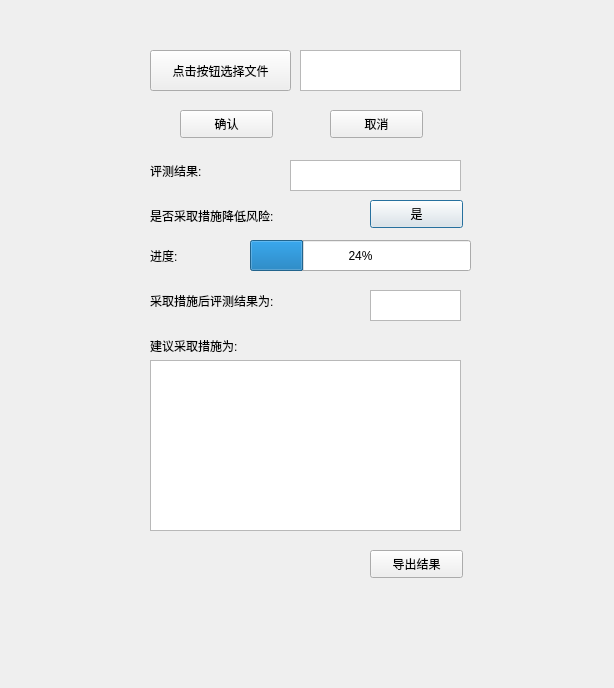
<?xml version="1.0" encoding="UTF-8"?>
<ui version="4.0">
 <class>Dialog</class>
 <widget class="QDialog" name="Dialog">
  <property name="geometry">
   <rect>
    <x>0</x>
    <y>0</y>
    <width>614</width>
    <height>688</height>
   </rect>
  </property>
  <property name="minimumSize">
   <size>
    <width>614</width>
    <height>688</height>
   </size>
  </property>
  <property name="windowTitle">
   <string>Dialog</string>
  </property>
  <widget class="QLabel" name="label_9">
   <property name="geometry">
    <rect>
     <x>150</x>
     <y>150</y>
     <width>72</width>
     <height>41</height>
    </rect>
   </property>
   <property name="text">
    <string>评测结果:</string>
   </property>
  </widget>
  <widget class="QLabel" name="label_11">
   <property name="geometry">
    <rect>
     <x>150</x>
     <y>280</y>
     <width>171</width>
     <height>41</height>
    </rect>
   </property>
   <property name="text">
    <string>采取措施后评测结果为:</string>
   </property>
  </widget>
  <widget class="QTextBrowser" name="cuoshi">
   <property name="geometry">
    <rect>
     <x>150</x>
     <y>360</y>
     <width>311</width>
     <height>171</height>
    </rect>
   </property>
  </widget>
  <widget class="QPushButton" name="ensure_button_3">
   <property name="geometry">
    <rect>
     <x>370</x>
     <y>200</y>
     <width>93</width>
     <height>28</height>
    </rect>
   </property>
   <property name="text">
    <string>是</string>
   </property>
  </widget>
  <widget class="QProgressBar" name="progressBar">
   <property name="geometry">
    <rect>
     <x>250</x>
     <y>240</y>
     <width>221</width>
     <height>31</height>
    </rect>
   </property>
   <property name="value">
    <number>24</number>
   </property>
  </widget>
  <widget class="QLabel" name="label_13">
   <property name="geometry">
    <rect>
     <x>150</x>
     <y>330</y>
     <width>131</width>
     <height>31</height>
    </rect>
   </property>
   <property name="text">
    <string>建议采取措施为:</string>
   </property>
  </widget>
  <widget class="QLabel" name="label_12">
   <property name="geometry">
    <rect>
     <x>150</x>
     <y>240</y>
     <width>72</width>
     <height>31</height>
    </rect>
   </property>
   <property name="text">
    <string>进度:</string>
   </property>
  </widget>
  <widget class="QLabel" name="label_10">
   <property name="geometry">
    <rect>
     <x>150</x>
     <y>200</y>
     <width>161</width>
     <height>31</height>
    </rect>
   </property>
   <property name="text">
    <string>是否采取措施降低风险:</string>
   </property>
  </widget>
  <widget class="QTextBrowser" name="result">
   <property name="geometry">
    <rect>
     <x>290</x>
     <y>160</y>
     <width>171</width>
     <height>31</height>
    </rect>
   </property>
  </widget>
  <widget class="QTextBrowser" name="result_2">
   <property name="geometry">
    <rect>
     <x>370</x>
     <y>290</y>
     <width>91</width>
     <height>31</height>
    </rect>
   </property>
  </widget>
  <widget class="QTextBrowser" name="filename">
   <property name="geometry">
    <rect>
     <x>300</x>
     <y>50</y>
     <width>161</width>
     <height>41</height>
    </rect>
   </property>
  </widget>
  <widget class="QPushButton" name="file_button">
   <property name="geometry">
    <rect>
     <x>150</x>
     <y>50</y>
     <width>141</width>
     <height>41</height>
    </rect>
   </property>
   <property name="text">
    <string>点击按钮选择文件</string>
   </property>
  </widget>
  <widget class="QPushButton" name="file_cancel_buttom">
   <property name="geometry">
    <rect>
     <x>330</x>
     <y>110</y>
     <width>93</width>
     <height>28</height>
    </rect>
   </property>
   <property name="text">
    <string>取消</string>
   </property>
  </widget>
  <widget class="QPushButton" name="file_ensure_buttom">
   <property name="geometry">
    <rect>
     <x>180</x>
     <y>110</y>
     <width>93</width>
     <height>28</height>
    </rect>
   </property>
   <property name="text">
    <string>确认</string>
   </property>
  </widget>
  <widget class="QPushButton" name="result_button">
   <property name="geometry">
    <rect>
     <x>370</x>
     <y>550</y>
     <width>93</width>
     <height>28</height>
    </rect>
   </property>
   <property name="text">
    <string>导出结果</string>
   </property>
  </widget>
 </widget>
 <resources/>
 <connections/>
</ui>
